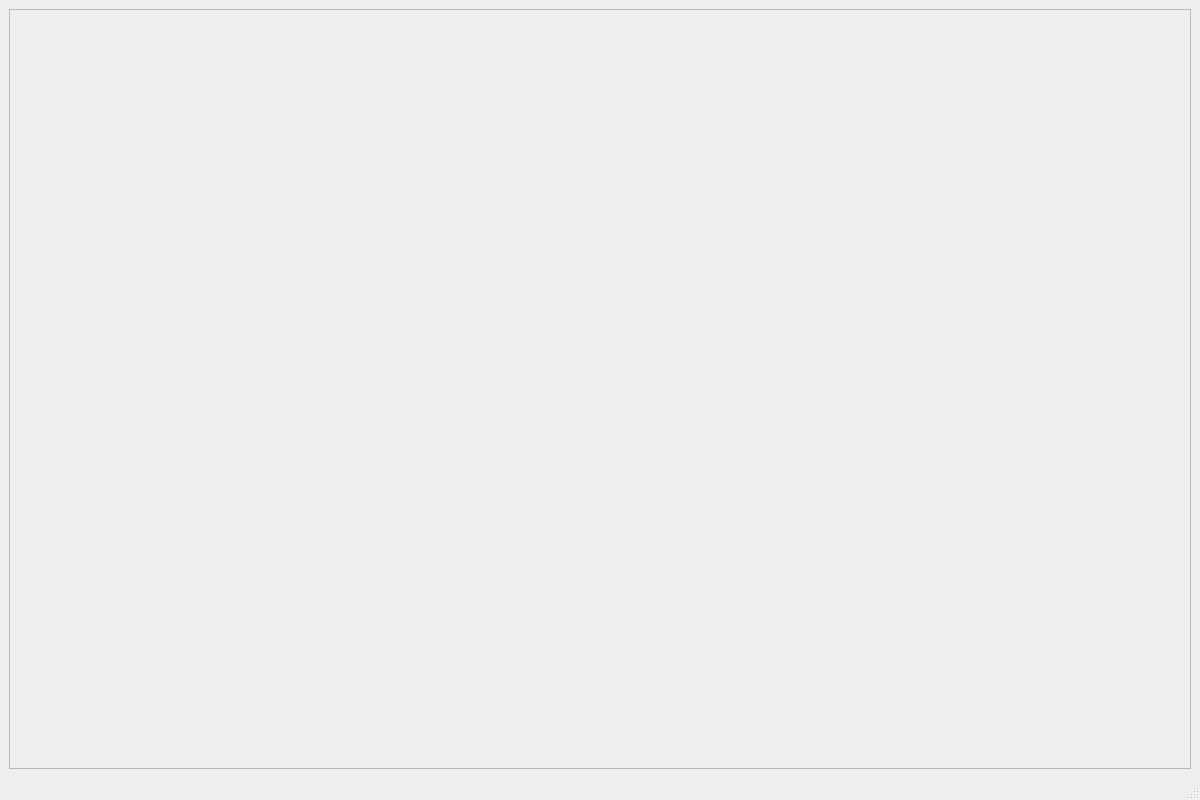
<?xml version="1.0" encoding="UTF-8"?>
<ui version="4.0">
 <class>MainWindow</class>
 <widget class="QMainWindow" name="MainWindow">
  <property name="geometry">
   <rect>
    <x>0</x>
    <y>0</y>
    <width>1200</width>
    <height>800</height>
   </rect>
  </property>
  <property name="windowTitle">
   <string>Paper Reading - 论文待读列表</string>
  </property>
  <widget class="QWidget" name="centralwidget">
   <layout class="QVBoxLayout" name="verticalLayout">
    <item>
     <widget class="QScrollArea" name="cardsScrollArea">
      <property name="widgetResizable">
       <bool>true</bool>
      </property>
      <property name="alignment">
       <set>Qt::AlignmentFlag::AlignHCenter</set>
      </property>
      <widget class="QWidget" name="cardsContainer">
       <property name="geometry">
        <rect>
         <x>0</x>
         <y>0</y>
         <width>1100</width>
         <height>798</height>
        </rect>
       </property>
       <layout class="QVBoxLayout" name="cardsLayout">
        <property name="spacing">
         <number>12</number>
        </property>
        <property name="leftMargin">
         <number>20</number>
        </property>
        <property name="topMargin">
         <number>20</number>
        </property>
        <property name="rightMargin">
         <number>20</number>
        </property>
        <property name="bottomMargin">
         <number>20</number>
        </property>
       </layout>
      </widget>
     </widget>
    </item>
   </layout>
  </widget>
  <widget class="QMenuBar" name="menubar">
   <property name="geometry">
    <rect>
     <x>0</x>
     <y>0</y>
     <width>1200</width>
     <height>27</height>
    </rect>
   </property>
  </widget>
  <widget class="QStatusBar" name="statusbar"/>
  <action name="actionAdd">
   <property name="text">
    <string>+ 添加论文</string>
   </property>
  </action>
  <action name="actionImport">
   <property name="text">
    <string>导入URL</string>
   </property>
  </action>
  <action name="actionSync">
   <property name="text">
    <string>同步邮箱</string>
   </property>
  </action>
  <action name="actionRefresh">
   <property name="text">
    <string>刷新</string>
   </property>
  </action>
 </widget>
 <resources/>
 <connections/>
</ui>
